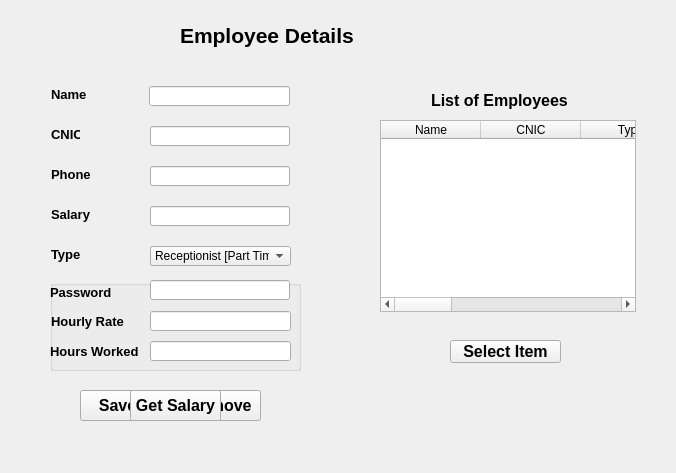
<?xml version="1.0" encoding="UTF-8"?>
<ui version="4.0">
 <class>employee</class>
 <widget class="QWidget" name="employee">
  <property name="geometry">
   <rect>
    <x>0</x>
    <y>0</y>
    <width>676</width>
    <height>473</height>
   </rect>
  </property>
  <property name="windowTitle">
   <string>Form</string>
  </property>
  <widget class="QGroupBox" name="parttime">
   <property name="geometry">
    <rect>
     <x>50</x>
     <y>280</y>
     <width>251</width>
     <height>91</height>
    </rect>
   </property>
   <property name="title">
    <string/>
   </property>
   <widget class="QLabel" name="label_5">
    <property name="geometry">
     <rect>
      <x>1</x>
      <y>31</y>
      <width>101</width>
      <height>20</height>
     </rect>
    </property>
    <property name="font">
     <font>
      <pointsize>10</pointsize>
      <weight>75</weight>
      <bold>true</bold>
     </font>
    </property>
    <property name="text">
     <string>Hourly Rate</string>
    </property>
   </widget>
   <widget class="QLabel" name="label_6">
    <property name="geometry">
     <rect>
      <x>0</x>
      <y>61</y>
      <width>101</width>
      <height>20</height>
     </rect>
    </property>
    <property name="font">
     <font>
      <pointsize>10</pointsize>
      <weight>75</weight>
      <bold>true</bold>
     </font>
    </property>
    <property name="text">
     <string>Hours Worked</string>
    </property>
   </widget>
   <widget class="QLineEdit" name="rate">
    <property name="geometry">
     <rect>
      <x>100</x>
      <y>31</y>
      <width>141</width>
      <height>20</height>
     </rect>
    </property>
   </widget>
   <widget class="QLineEdit" name="worked">
    <property name="geometry">
     <rect>
      <x>100</x>
      <y>61</y>
      <width>141</width>
      <height>20</height>
     </rect>
    </property>
   </widget>
  </widget>
  <widget class="QLabel" name="label_8">
   <property name="geometry">
    <rect>
     <x>180</x>
     <y>20</y>
     <width>181</width>
     <height>31</height>
    </rect>
   </property>
   <property name="font">
    <font>
     <pointsize>16</pointsize>
     <weight>75</weight>
     <bold>true</bold>
    </font>
   </property>
   <property name="text">
    <string>Employee Details</string>
   </property>
  </widget>
  <widget class="QPushButton" name="save">
   <property name="geometry">
    <rect>
     <x>80</x>
     <y>390</y>
     <width>75</width>
     <height>31</height>
    </rect>
   </property>
   <property name="font">
    <font>
     <pointsize>12</pointsize>
     <weight>75</weight>
     <bold>true</bold>
    </font>
   </property>
   <property name="text">
    <string>Save</string>
   </property>
  </widget>
  <widget class="QPushButton" name="remove">
   <property name="geometry">
    <rect>
     <x>180</x>
     <y>390</y>
     <width>81</width>
     <height>31</height>
    </rect>
   </property>
   <property name="font">
    <font>
     <pointsize>12</pointsize>
     <weight>75</weight>
     <bold>true</bold>
    </font>
   </property>
   <property name="text">
    <string>Remove</string>
   </property>
  </widget>
  <widget class="QPushButton" name="getsal">
   <property name="geometry">
    <rect>
     <x>130</x>
     <y>390</y>
     <width>91</width>
     <height>31</height>
    </rect>
   </property>
   <property name="font">
    <font>
     <pointsize>12</pointsize>
     <weight>75</weight>
     <bold>true</bold>
    </font>
   </property>
   <property name="text">
    <string>Get Salary</string>
   </property>
  </widget>
  <widget class="QLabel" name="passlabel">
   <property name="geometry">
    <rect>
     <x>50</x>
     <y>277</y>
     <width>71</width>
     <height>31</height>
    </rect>
   </property>
   <property name="font">
    <font>
     <pointsize>10</pointsize>
     <weight>75</weight>
     <bold>true</bold>
    </font>
   </property>
   <property name="text">
    <string>Password</string>
   </property>
  </widget>
  <widget class="QLineEdit" name="password">
   <property name="geometry">
    <rect>
     <x>150</x>
     <y>280</y>
     <width>140</width>
     <height>20</height>
    </rect>
   </property>
  </widget>
  <widget class="QLabel" name="lablist">
   <property name="geometry">
    <rect>
     <x>431</x>
     <y>90</y>
     <width>151</width>
     <height>20</height>
    </rect>
   </property>
   <property name="font">
    <font>
     <pointsize>12</pointsize>
     <weight>75</weight>
     <bold>true</bold>
    </font>
   </property>
   <property name="text">
    <string>List of Employees</string>
   </property>
  </widget>
  <widget class="QTableWidget" name="emplist">
   <property name="geometry">
    <rect>
     <x>380</x>
     <y>120</y>
     <width>256</width>
     <height>192</height>
    </rect>
   </property>
   <column>
    <property name="text">
     <string>Name</string>
    </property>
   </column>
   <column>
    <property name="text">
     <string>CNIC</string>
    </property>
   </column>
   <column>
    <property name="text">
     <string>Type</string>
    </property>
   </column>
   <column>
    <property name="text">
     <string>Phone</string>
    </property>
   </column>
   <column>
    <property name="text">
     <string>Salary</string>
    </property>
   </column>
   <column>
    <property name="text">
     <string>Password</string>
    </property>
   </column>
   <column>
    <property name="text">
     <string>Hourly Rate</string>
    </property>
   </column>
   <column>
    <property name="text">
     <string>Hours Worked</string>
    </property>
   </column>
  </widget>
  <widget class="QPushButton" name="selectitem">
   <property name="geometry">
    <rect>
     <x>450</x>
     <y>340</y>
     <width>111</width>
     <height>23</height>
    </rect>
   </property>
   <property name="font">
    <font>
     <pointsize>12</pointsize>
     <weight>75</weight>
     <bold>true</bold>
    </font>
   </property>
   <property name="text">
    <string>Select Item</string>
   </property>
  </widget>
  <widget class="QLineEdit" name="edittype">
   <property name="geometry">
    <rect>
     <x>150</x>
     <y>246</y>
     <width>140</width>
     <height>20</height>
    </rect>
   </property>
  </widget>
  <widget class="QLabel" name="label_7">
   <property name="geometry">
    <rect>
     <x>51</x>
     <y>246</y>
     <width>31</width>
     <height>16</height>
    </rect>
   </property>
   <property name="font">
    <font>
     <pointsize>10</pointsize>
     <weight>75</weight>
     <bold>true</bold>
    </font>
   </property>
   <property name="text">
    <string>Type</string>
   </property>
  </widget>
  <widget class="QLineEdit" name="cnic">
   <property name="geometry">
    <rect>
     <x>150</x>
     <y>126</y>
     <width>140</width>
     <height>20</height>
    </rect>
   </property>
  </widget>
  <widget class="QLineEdit" name="name">
   <property name="geometry">
    <rect>
     <x>149</x>
     <y>86</y>
     <width>141</width>
     <height>20</height>
    </rect>
   </property>
  </widget>
  <widget class="QLineEdit" name="phone">
   <property name="geometry">
    <rect>
     <x>150</x>
     <y>166</y>
     <width>140</width>
     <height>20</height>
    </rect>
   </property>
  </widget>
  <widget class="QLabel" name="label">
   <property name="geometry">
    <rect>
     <x>51</x>
     <y>86</y>
     <width>35</width>
     <height>16</height>
    </rect>
   </property>
   <property name="font">
    <font>
     <pointsize>10</pointsize>
     <weight>75</weight>
     <bold>true</bold>
    </font>
   </property>
   <property name="text">
    <string>Name</string>
   </property>
  </widget>
  <widget class="QLineEdit" name="salary">
   <property name="geometry">
    <rect>
     <x>150</x>
     <y>206</y>
     <width>140</width>
     <height>20</height>
    </rect>
   </property>
  </widget>
  <widget class="QLabel" name="label_2">
   <property name="geometry">
    <rect>
     <x>51</x>
     <y>126</y>
     <width>29</width>
     <height>16</height>
    </rect>
   </property>
   <property name="font">
    <font>
     <pointsize>10</pointsize>
     <weight>75</weight>
     <bold>true</bold>
    </font>
   </property>
   <property name="text">
    <string>CNIC</string>
   </property>
  </widget>
  <widget class="QLabel" name="label_4">
   <property name="geometry">
    <rect>
     <x>51</x>
     <y>206</y>
     <width>41</width>
     <height>16</height>
    </rect>
   </property>
   <property name="font">
    <font>
     <pointsize>10</pointsize>
     <weight>75</weight>
     <bold>true</bold>
    </font>
   </property>
   <property name="text">
    <string>Salary</string>
   </property>
  </widget>
  <widget class="QLabel" name="label_3">
   <property name="geometry">
    <rect>
     <x>51</x>
     <y>166</y>
     <width>40</width>
     <height>16</height>
    </rect>
   </property>
   <property name="font">
    <font>
     <pointsize>10</pointsize>
     <weight>75</weight>
     <bold>true</bold>
    </font>
   </property>
   <property name="text">
    <string>Phone</string>
   </property>
  </widget>
  <widget class="QComboBox" name="type">
   <property name="geometry">
    <rect>
     <x>150</x>
     <y>246</y>
     <width>141</width>
     <height>20</height>
    </rect>
   </property>
   <item>
    <property name="text">
     <string>Receptionist [Part Time]</string>
    </property>
   </item>
   <item>
    <property name="text">
     <string>Receptionist [Full Time]</string>
    </property>
   </item>
   <item>
    <property name="text">
     <string>Waiter [Full Time]</string>
    </property>
   </item>
   <item>
    <property name="text">
     <string>Waiter [Part Time]</string>
    </property>
   </item>
   <item>
    <property name="text">
     <string>Chef [Full Time]</string>
    </property>
   </item>
   <item>
    <property name="text">
     <string>Chef [Part Time]</string>
    </property>
   </item>
   <item>
    <property name="text">
     <string>Security [Full Time]</string>
    </property>
   </item>
   <item>
    <property name="text">
     <string>Security [Part Time]</string>
    </property>
   </item>
  </widget>
 </widget>
 <resources/>
 <connections/>
</ui>
